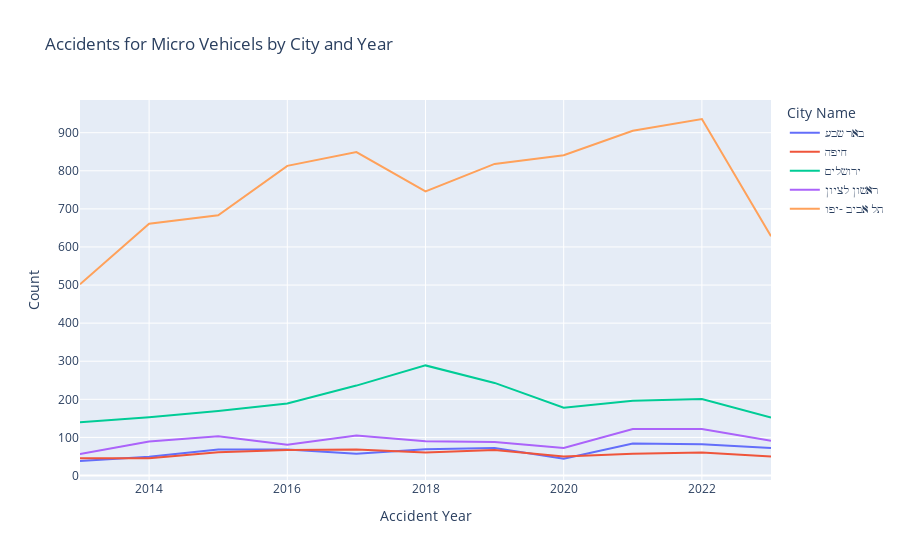

The code cell stored with this chart in its notebook:
### Code cell
fig = px.line(
    imh_mv_sc_long,
    x='accident_year',
    y='count',
    color='accident_yishuv_name',  # Differentiates the bars by vehicle type
    title='Accidents for Micro Vehicels by City and Year',
    labels={'count': 'Count', 'accident_year': 'Accident Year', 'accident_yishuv_name': 'City Name'}
)

# Update the layout if you need to customize the appearance
fig.update_layout(
    xaxis_title='Accident Year',
    yaxis_title='Count',
    legend_title='City Name',
    xaxis={'categoryorder':'total descending'}
)

# Show the plot
fig.show()

### Figure 1 — Plotly figure (JSON) as saved in the notebook; plotly's stock layout.template omitted (floating-point values rounded to 4 significant figures)
{"data": [{"hovertemplate": "City Name=באר שבע<br>Accident Year=%{x}<br>Count=%{y}<extra></extra>", "legendgroup": "באר שבע", "line": {"color": "#636efa", "dash": "solid"}, "marker": {"symbol": "circle"}, "mode": "lines", "name": "באר שבע", "orientation": "v", "showlegend": true, "type": "scatter", "x": [2013, 2014, 2015, 2016, 2017, 2018, 2019, 2020, 2021, 2022, 2023], "xaxis": "x", "y": [38, 49, 68, 68, 57, 69, 72, 44, 84, 82, 72], "yaxis": "y"}, {"hovertemplate": "City Name=חיפה<br>Accident Year=%{x}<br>Count=%{y}<extra></extra>", "legendgroup": "חיפה", "line": {"color": "#EF553B", "dash": "solid"}, "marker": {"symbol": "circle"}, "mode": "lines", "name": "חיפה", "orientation": "v", "showlegend": true, "type": "scatter", "x": [2013, 2014, 2015, 2016, 2017, 2018, 2019, 2020, 2021, 2022, 2023], "xaxis": "x", "y": [45, 45, 61, 67, 68, 60, 67, 50, 57, 60, 50], "yaxis": "y"}, {"hovertemplate": "City Name=ירושלים<br>Accident Year=%{x}<br>Count=%{y}<extra></extra>", "legendgroup": "ירושלים", "line": {"color": "#00cc96", "dash": "solid"}, "marker": {"symbol": "circle"}, "mode": "lines", "name": "ירושלים", "orientation": "v", "showlegend": true, "type": "scatter", "x": [2013, 2014, 2015, 2016, 2017, 2018, 2019, 2020, 2021, 2022, 2023], "xaxis": "x", "y": [140, 153, 169, 189, 236, 289, 243, 178, 196, 201, 152], "yaxis": "y"}, {"hovertemplate": "City Name=ראשון לציון<br>Accident Year=%{x}<br>Count=%{y}<extra></extra>", "legendgroup": "ראשון לציון", "line": {"color": "#ab63fa", "dash": "solid"}, "marker": {"symbol": "circle"}, "mode": "lines", "name": "ראשון לציון", "orientation": "v", "showlegend": true, "type": "scatter", "x": [2013, 2014, 2015, 2016, 2017, 2018, 2019, 2020, 2021, 2022, 2023], "xaxis": "x", "y": [56, 89, 103, 81, 105, 90, 88, 72, 122, 122, 91], "yaxis": "y"}, {"hovertemplate": "City Name=תל אביב -יפו<br>Accident Year=%{x}<br>Count=%{y}<extra></extra>", "legendgroup": "תל אביב -יפו", "line": {"color": "#FFA15A", "dash": "solid"}, "marker": {"symbol": "circle"}, "mode": "lines", "name": "תל אביב -יפו", "orientation": "v", "showlegend": true, "type": "scatter", "x": [2013, 2014, 2015, 2016, 2017, 2018, 2019, 2020, 2021, 2022, 2023], "xaxis": "x", "y": [502, 661, 683, 813, 849, 746, 818, 841, 905, 936, 628], "yaxis": "y"}], "layout": {"legend": {"title": {"text": "City Name"}, "tracegroupgap": 0}, "title": {"text": "Accidents for Micro Vehicels by City and Year"}, "xaxis": {"anchor": "y", "categoryorder": "total descending", "domain": [0, 1], "title": {"text": "Accident Year"}}, "yaxis": {"anchor": "x", "domain": [0, 1], "title": {"text": "Count"}}}}
